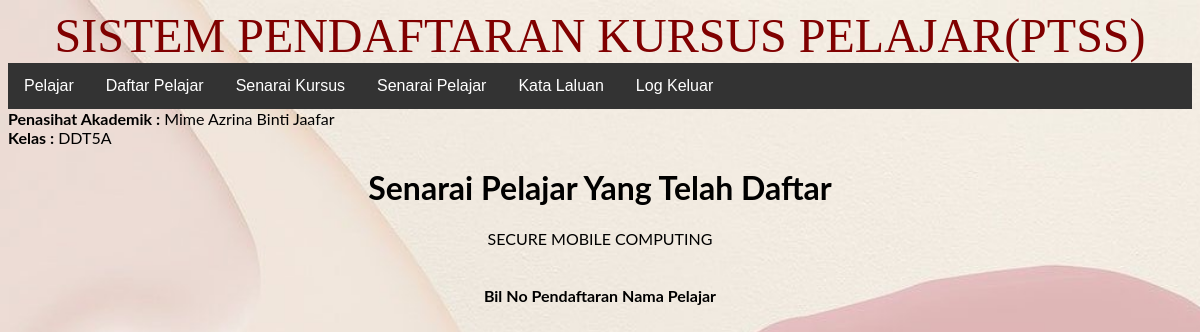
Page /pendaftaran/pensyarah/index.php?daftar=senaraipelajar&idkursus=3 (signed in) on the committed database.
### tables this page shows
CREATE TABLE `pensyarah` (
  `idpensyarah` int(11) NOT NULL,
  `namapensyarah` varchar(250) NOT NULL,
  `jabatan` varchar(250) NOT NULL,
  `kelas` varchar(50) NOT NULL,
  `username` varchar(250) NOT NULL,
  `password` varchar(250) NOT NULL
);

CREATE TABLE `kursus` (
  `idkursus` int(11) NOT NULL,
  `kodkursus` varchar(50) NOT NULL,
  `namakursus` varchar(250) NOT NULL,
  `jamkredit` float NOT NULL
);

### pendaftaran/pensyarah/index.php (the view, shortened to what this page needs)
<?php
require '../conn.php';
$idpensyarah = $_SESSION['idpensyarah'];
$sql = "SELECT * FROM pensyarah WHERE idpensyarah = $idpensyarah";
$row = $conn->query($sql)->fetch_object();
?>
<!DOCTYPE html>
<html lang="en">
<head>
    <link rel="stylesheet" href="../register.css">
</head>
<body>
<marquee direction="right" height="70" width="100%" bgcolor="pink" loop="20">
  <font face="times new roman" size="30" color="maroon"><center>SISTEM PENDAFTARAN KURSUS PELAJAR(PTSS)</font></center>
</marquee>
<ul>
    <li><a href="index.php?daftar=senarai">Pelajar</a></li>
    <li><a href="index.php?daftar=daftar">Daftar Pelajar</a></li>
    <li><a href="index.php?daftar=kursus">Senarai Kursus</a></li>
    <li><a href="index.php?daftar=pelajar">Senarai Pelajar</a></li>
    <li><a href="index.php?daftar=katalaluan">Kata Laluan</a></li>
    <li><a href="../logout.php">Log Keluar</a></li>
</ul>
<font><b>Penasihat Akademik :</b></font>
<font><?php echo $row->namapensyarah;?></font><br>
<font><b>Kelas :</b></font>
<font><?php echo $row->kelas;?></font><br>
<center><div>
    <?php
    $daftar = 'senarai';
    if (isset($_GET['daftar'])) $daftar = $_GET['daftar'];
    require "$daftar.php";
    ?>
</div></center>
</body>
</html>

### pendaftaran/pensyarah/senaraipelajar.php (shortened to what this page needs)
<?php
    $idkursus = $_GET['idkursus'];
    $sql = "SELECT * FROM kursus WHERE idkursus = $idkursus";
    $row = $conn->query($sql)->fetch_object();
?>
<h1>Senarai Pelajar Yang Telah Daftar</h1>
<p><?php echo $row->namakursus;?></p><br>
<table border="0">
    <tr>
        <th>Bil</th>
        <th>No Pendaftaran</th>
        <th>Nama Pelajar</th>
    </tr>
</table>

### pendaftaran/register.css (style rules this page uses)
body { font-family: 'Lato', sans-serif; background-image: url('color.jpg'); background-repeat: no-repeat; background-attachment: fixed; background-size: cover; }
ul { list-style-type:none; margin:0; padding:0; overflow:hidden; background-color:#333; }
li { float: left; }
li a { display:block; color:white; text-align:center; padding:14px 16px; text-decoration: none; font: 10px; font-family:Arial; font-weight:normal; }

### rows in the picture
pensyarah: namapensyarah "Mime Azrina Binti Jaafar", kelas "DDT5A"
kursus: namakursus "SECURE MOBILE COMPUTING"
